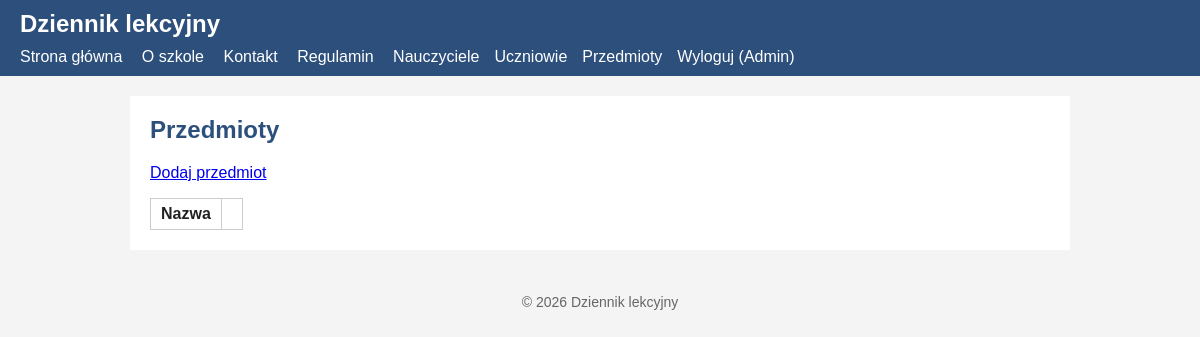
Before: /przedmioty.php (signed in) with the older database file.
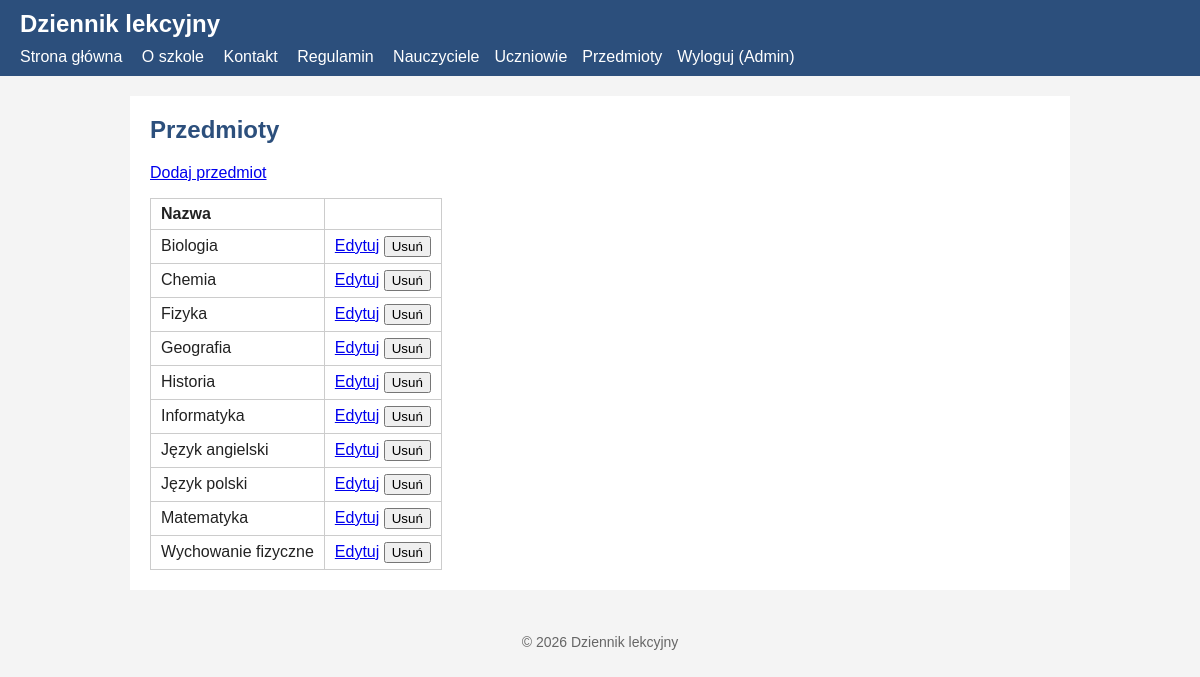
After: the same page with the newer database file.
### tables this page shows
CREATE TABLE IF NOT EXISTS przedmioty (
  id INT AUTO_INCREMENT PRIMARY KEY,
  nazwa VARCHAR(50) NOT NULL UNIQUE
);

### includes/auth.php (called while the page is built, shortened)
<?php
function czy_zalogowany() {
	return isset($_SESSION["user_id"]);
}

### przedmioty.php (the view, shortened to what this page needs)
<?php
require_once "includes/auth.php";
require_once "includes/db.php";
$wynik = $db->query("SELECT id, nazwa FROM przedmioty ORDER BY nazwa");
include "includes/naglowek.php";
?>
		<h2>Przedmioty</h2>
		<p><a href="przedmiot_form.php">Dodaj przedmiot</a></p>
		<table>
			<tr>
				<th>Nazwa</th>
				<th></th>
			</tr>
			<?php while ($p = $wynik->fetch_assoc()) { ?>
			<tr>
				<td><?php echo htmlspecialchars($p["nazwa"]); ?></td>
				<td>
					<a href="przedmiot_form.php?id=<?php echo $p["id"]; ?>">Edytuj</a>
					<form method="post" class="w-linii" onsubmit="return confirm('Na pewno usunąć ten przedmiot?');">
						<button type="submit">Usuń</button>
					</form>
				</td>
			</tr>
			<?php } ?>
		</table>
<?php include "includes/stopka.php"; ?>

### includes/naglowek.php (shortened to what this page needs)
<?php
require_once __DIR__ . "/auth.php";
?>
<!DOCTYPE html>
<html lang="pl">
<head>
	<link rel="stylesheet" href="assets/css/style.css">
</head>
<body>
	<header>
		<h1>Dziennik lekcyjny</h1>
		<nav>
			<a href="index.php">Strona główna</a>
			<a href="o-szkole.php">O szkole</a>
			<a href="kontakt.php">Kontakt</a>
			<a href="regulamin.php">Regulamin</a>
			<?php
			if (czy_zalogowany()) {
				if ($_SESSION["rola"] == "admin") {
					echo "<a href=\"nauczyciele.php\">Nauczyciele</a>";
					echo "<a href=\"uczniowie.php\">Uczniowie</a>";
					echo "<a href=\"przedmioty.php\">Przedmioty</a>";
				}
				echo "<a href=\"wyloguj.php\">Wyloguj (" . htmlspecialchars($_SESSION["imie"]) . ")</a>";
			} else {
				echo "<a href=\"logowanie.php\">Logowanie</a>";
			}
			?>
		</nav>
	</header>
	<main>

### includes/stopka.php
	</main>
	<footer>
		<p>&copy; <?php echo date("Y"); ?> Dziennik lekcyjny</p>
	</footer>
</body>
</html>

### assets/css/style.css (style rules this page uses)
body { font-family: Arial, Helvetica, sans-serif; margin: 0; background: #f4f4f4; color: #222; }
header { background: #2c4f7c; color: white; padding: 10px 20px; }
header h1 { margin: 0 0 10px 0; font-size: 24px; }
nav a { color: white; margin-right: 15px; text-decoration: none; }
main { max-width: 900px; margin: 20px auto; padding: 20px; background: white; }
main h2 { margin-top: 0; color: #2c4f7c; }
table { border-collapse: collapse; }
th, td { border: 1px solid #ccc; padding: 6px 10px; text-align: left; }
.w-linii { display: inline; }
footer { text-align: center; color: #666; font-size: 14px; padding: 10px; }

Changed rows visible on the page:
added przedmioty: nazwa "Biologia"
added przedmioty: nazwa "Chemia"
added przedmioty: nazwa "Fizyka"
added przedmioty: nazwa "Geografia"
added przedmioty: nazwa "Historia"
added przedmioty: nazwa "Informatyka"
added przedmioty: nazwa "Język angielski"
added przedmioty: nazwa "Język polski"
added przedmioty: nazwa "Matematyka"
added przedmioty: nazwa "Wychowanie fizyczne"
